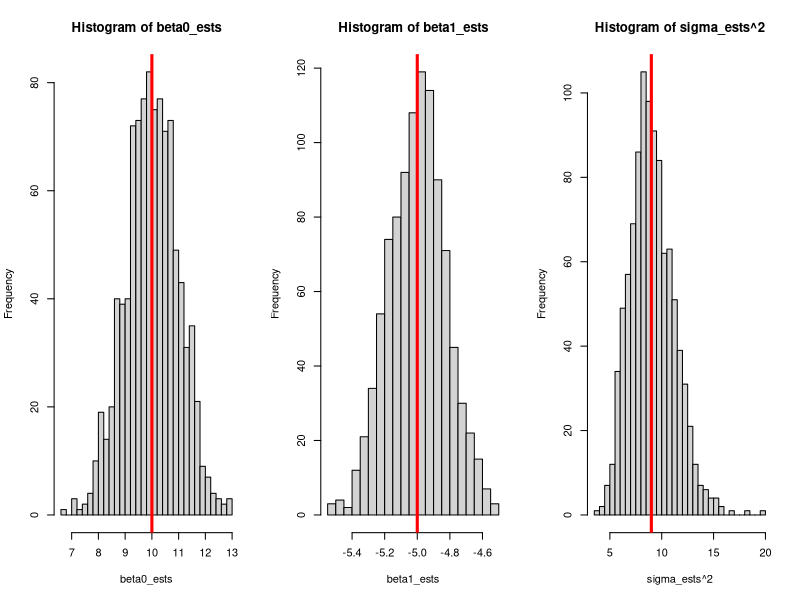
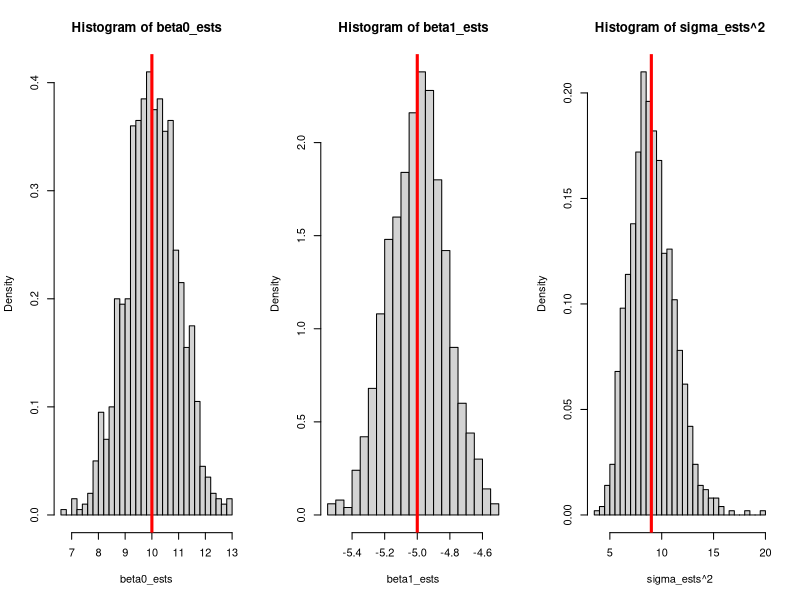
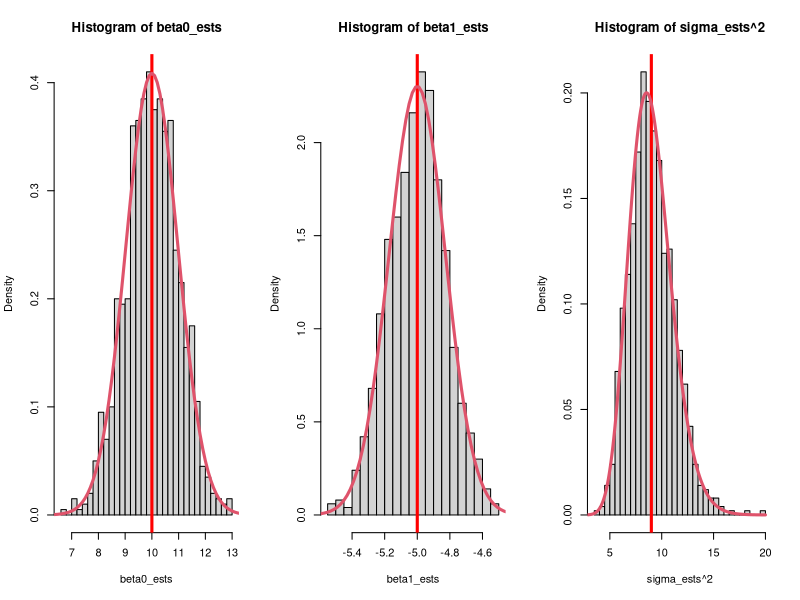
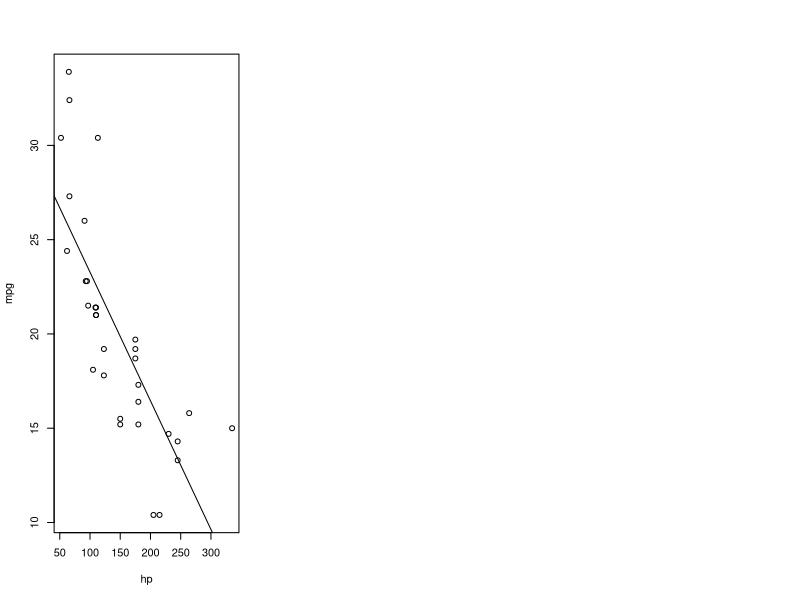
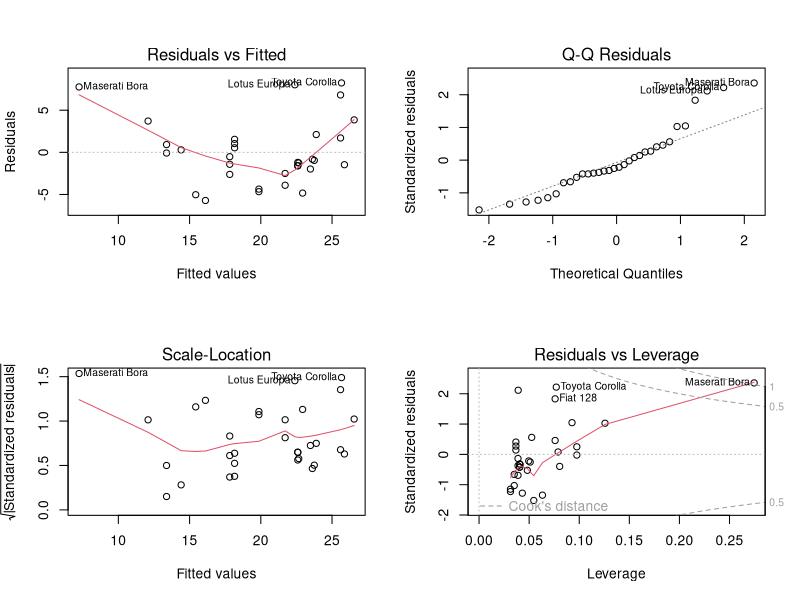
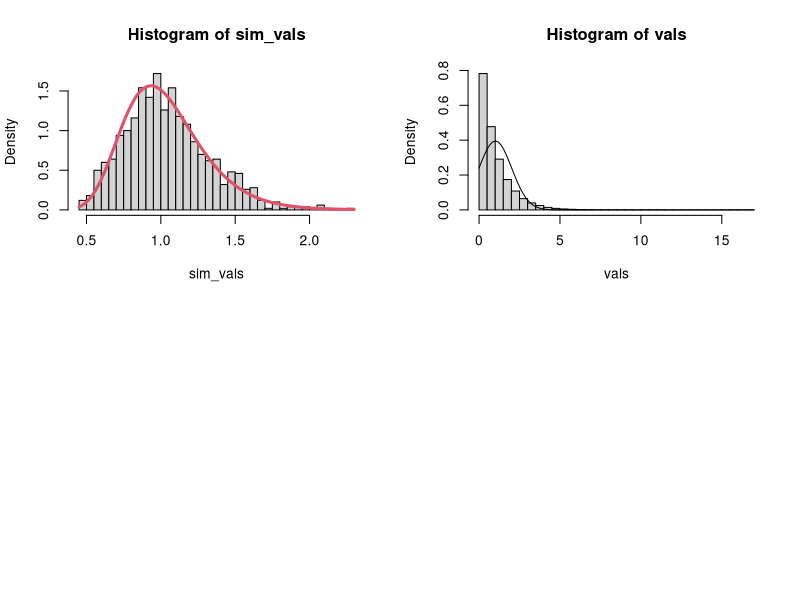

Write R code to recreate these figures, in order.
## ---- chunk 1
#| label: sim-means
#| code-fold: true
#| code-summary: "Show the code"
set.seed(2112)
n <- 40
beta0 <- 10
beta1 <- -5
sigma <- 3
x_vals <- runif(n, 0, 10)

# Sets up an empty vector
# (double means double precision, so it allows non-integers;
# it is not doubling the value.)
beta0_ests <- double(n)
beta1_ests <- double(n)
sigma_ests <- double(n)
for (i in 1:1000) {
    y <- beta0 + beta1 * x_vals + rnorm(n, 0, sigma)   
    mylm <- lm(y ~ x_vals)
    beta0_ests[i] <- coef(mylm)[1]
    beta1_ests[i] <- coef(mylm)[2]
    sigma_ests[i] <- summary(mylm)$sigma
}

par(mfrow = c(1, 3))
hist(beta0_ests, breaks = 30)
abline(v = beta0, col = "red", lwd = 3)

hist(beta1_ests, breaks = 30)
abline(v = beta1, col = "red", lwd = 3)

hist(sigma_ests^2, breaks = 30)
abline(v = sigma^2, col = "red", lwd = 3)
## ---- chunk 2
#| label: sim-means-pdf
par(mfrow = c(1, 3))
hist(beta0_ests, breaks = 30, freq = FALSE)
abline(v = beta0, col = "red", lwd = 3)

hist(beta1_ests, breaks = 30, freq = FALSE)
abline(v = beta1, col = "red", lwd = 3)

hist(sigma_ests^2, breaks = 30, freq = FALSE)
abline(v = sigma^2, col = "red", lwd = 3)
## ---- chunk 3
#| label: sim-dists
#| code-fold: true
#| code-summary: "Show the code"
par(mfrow = c(1, 3))
hist(beta0_ests, breaks = 30, freq = FALSE)
abline(v = beta0, col = "red", lwd = 3)
Sxx <- sum((x_vals - mean(x_vals))^2)
curve(dnorm(x, 10, sigma * sqrt(sum(x_vals^2)/ (n * Sxx))), from = 5, to = 15, add = TRUE, col = 2, lwd = 3)

hist(beta1_ests, breaks = 30, freq = FALSE)
abline(v = beta1, col = "red", lwd = 3)
curve(dnorm(x, -5, sigma/sqrt(Sxx)), from = -10, to = 0, add = TRUE, col = 2, lwd = 3, n = 500)

hist(sigma_ests^2, breaks = 30, freq = FALSE)
abline(v = sigma^2, col = "red", lwd = 3)
curve(dchisq(x * (n - 1) / sigma^2, df = n - 1) * (n - 1) / sigma^2, from = 1, to = 20, add = TRUE, col = 2, lwd = 3, n = 500)
## ---- chunk 4
#| label: mtcars_residplots
#| echo: false
plot(mpg ~ hp, data = mtcars)
abline(lm(mpg ~ hp, data = mtcars))
## ---- chunk 5
#| fig-height: 5
#| fig-width: 5
#| label: mtcars-residplots
par(mfrow = c(2, 2))
plot(lm(mpg ~ hp, data = mtcars))
## ---- chunk 6
#| label: Q1
#| code-fold: false

n <- 60
sigma1 <- 4
sigma2 <- 8
x1 <- runif(n, 0, 10)
x2 <- runif(n, 0, 5)

sim_vals <- double(1000)
for (i in 1:1000) {
    e1 <- rnorm(n, 0, sigma1)
    e2 <- rnorm(n, 0, sigma2)
    y1 <- x1 + 2 * x2 + e1
    y2 <- x1 - 2 * x2 + e2

    val1 <- summary(lm(y1 ~ x1 + x2))$sigma
    val2 <- summary(lm(y2 ~ x1 + x2))$sigma

    numerator <- val1^2 / sigma1^2
    denominator <- val2^2 / sigma2^2
    sim_vals[i] <- numerator / denominator
}

hist(sim_vals, freq = FALSE, breaks = 40)
curve(df(x, n - 2, n - 2), add = TRUE, col = 2, lwd = 3)
## ---- chunk 7
#| code-fold: false
#| label: Q2

# Change me to a different number!
n <- 3
# Change me to a different number!
true_sd <- 1

vals <- double(100000)
for (i in seq_len(length(vals))) {
    # Change me to a different distribution!
    new_sample <- rnorm(n, 0, true_sd) 
    vals[i] <- var(new_sample)
}

hist(vals, freq = FALSE, breaks = 40)
curve(dnorm(x, mean(vals), sd(vals)), add = TRUE)

